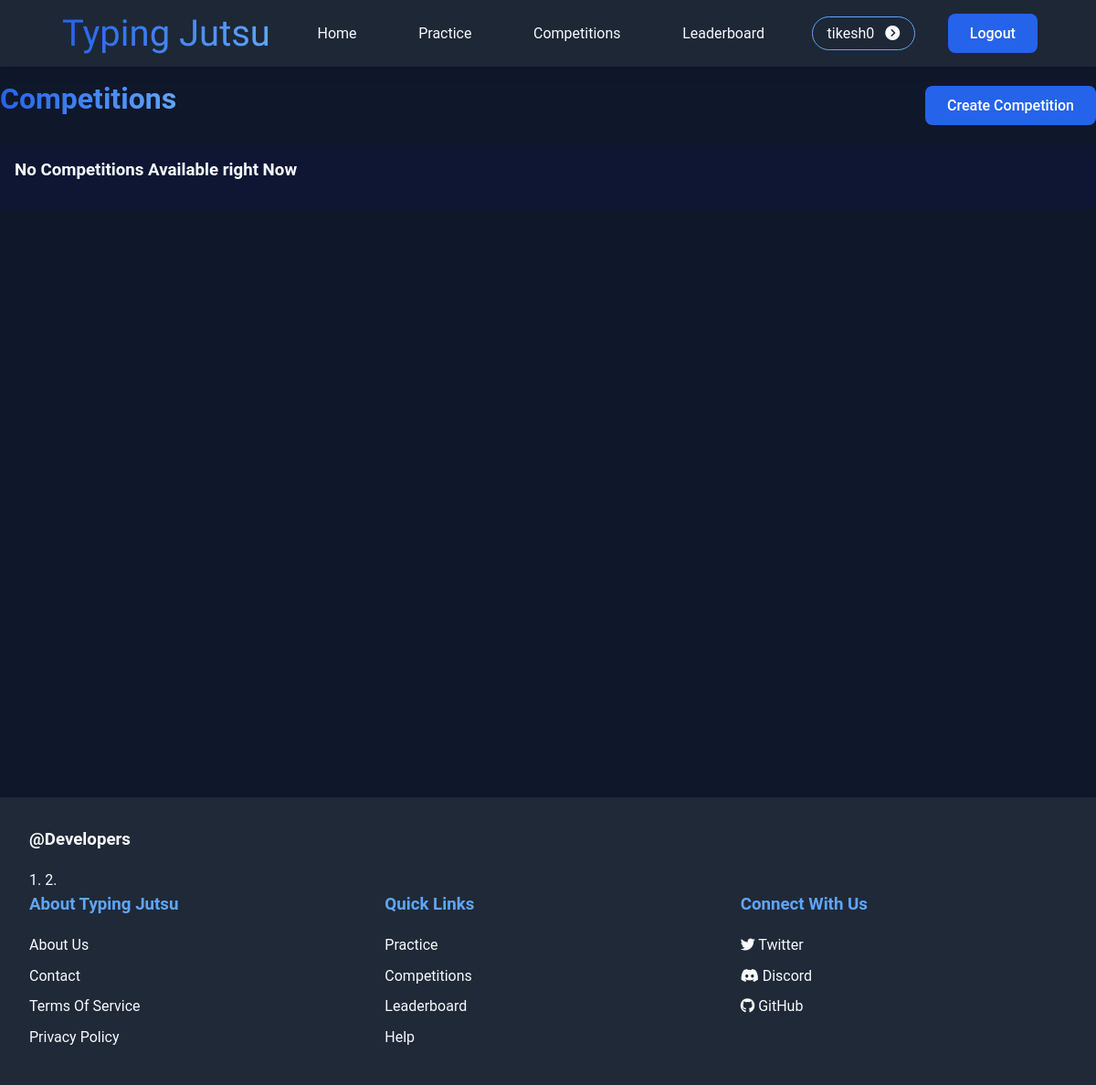
The page /competitions/ (signed in) on the database as committed earlier.
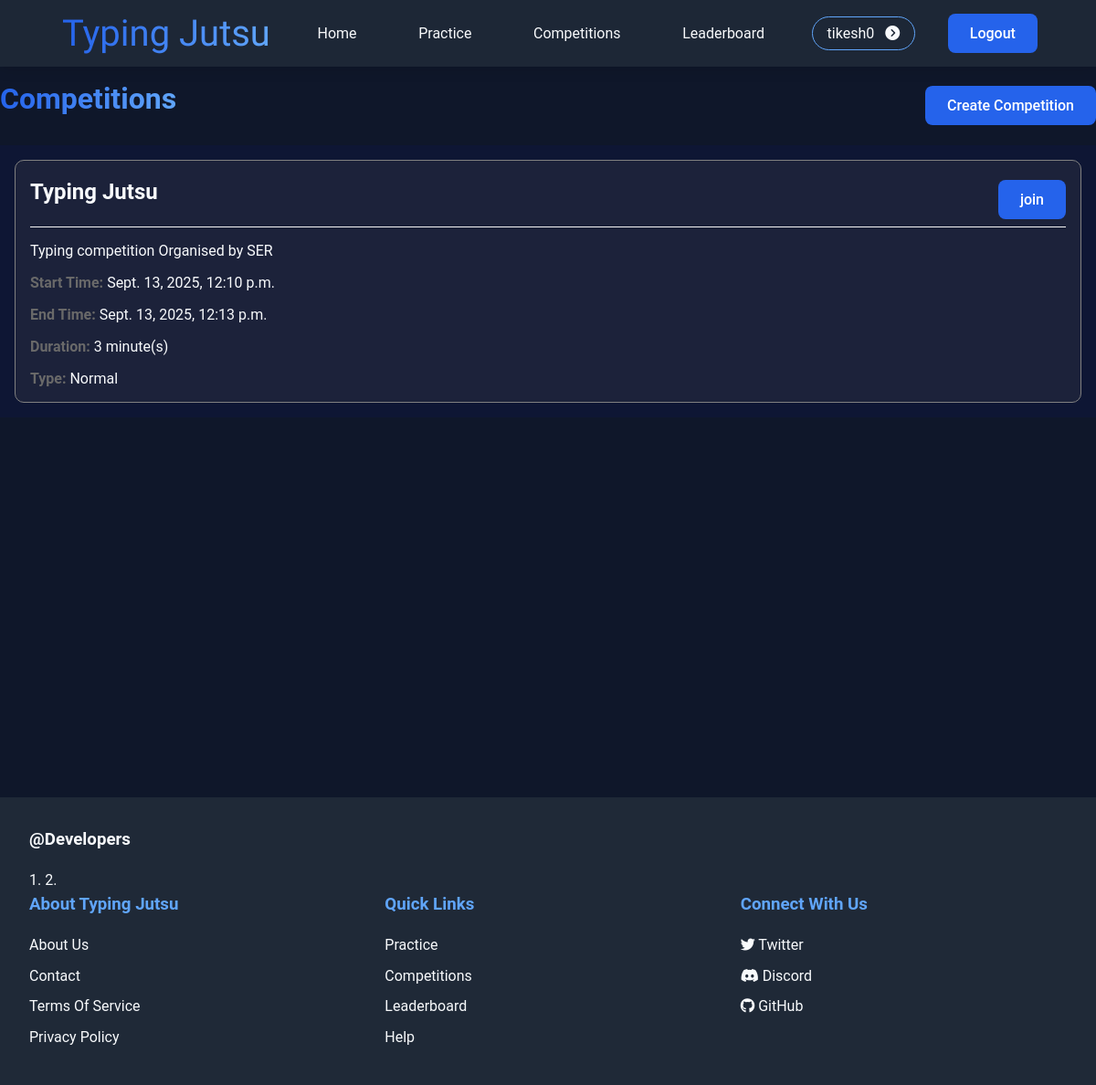
The same page on the database as committed later.
### typing_game/models.py (models this page shows, shortened)
class Organizer(models.Model):
    name = models.CharField(max_length=30)
    email = models.EmailField(max_length=40, unique=True)
    mobile_num = models.CharField(max_length=10)
    password = models.CharField(max_length=128)
    class Meta:
        db_table = 'organizers'

class Competition(models.Model):
    title = models.CharField(max_length=200)
    description = models.TextField()
    start_time = models.DateTimeField()
    duration = models.IntegerField(help_text="Duration in minutes", default=3)
    organizer = models.ForeignKey(Organizer, on_delete=models.CASCADE, related_name='competitions')
    participants = models.ManyToManyField(Participant, related_name='competitions', blank=True)
    type = models.CharField(
        max_length=15,
        choices=[('Normal','normal'), ('Reverse','reverse'), ('Jumble-Word','jumble-Word')],
        default=None
    )
    paragraphs = models.JSONField(default=list)
    expired = models.BooleanField(default=False)
    started = models.BooleanField(default=False)
    status = models.CharField(choices=[('waiting','Waiting'),('active','Active'), ( 'ended','Ended')], default='waiting')
    @property
    def end_time(self):
        return self.start_time + timedelta(minutes=self.duration)

### typing_game/views.py (the view)
# urls.py: path('competitions/', views.competitions, name='competitions'),
@login_required
def competitions(request):
    context = get_auth_context(request)
    user_id = context.get('user_id')
    user_role = context.get('user_role')
    profile_user = None
    if user_id and user_role:
        try:
            if user_role == 'participant':
                profile_user = Participant.objects.get(id=user_id)
            elif user_role == 'organizer':
                profile_user = Organizer.objects.get(id=user_id)
        except (Participant.DoesNotExist, Organizer.DoesNotExist):
            request.session.flush() # User in session not in DB, clear it.
    context['competitions'] = Competition.objects.order_by('-start_time')
    context['profile_user'] = profile_user
    return render(request, 'typing_game/competitions.html', context)

### typing_game/views.py (called while the page is built)
def get_auth_context(request):
    user_id = request.session.get('user_id')
    user_role = request.session.get('user_role')
    return {
        'is_authenticated': bool(user_id),
        'user_role': user_role,
        'user_id' : user_id,
    }

### typing_game/templates/typing_game/competitions.html (shortened to what this page needs)
{% extends 'typing_game/base.html' %}
{% block page %}
<div class="page-header">
    <h1>Competitions</h1>
    <a href="{% url 'typing_game:create_competition' %}" class="button">Create Competition</a>
</div>
<div class="competition_list_container">
    {% for competition in competitions %}
        <div class="each_competition">
            <div id="competition_header" class="page-header">
                <h2>{{competition.title}}</h2>
                {% if competition.organizer.id == profile_user.id and user_role == 'organizer' %}
                    <div class="actions">
                        <a href="{% url 'typing_game:edit_competition' competition.id %}" class="button">Edit</a>
                        <a href="{% url 'typing_game:delete_competition' competition.id %}" class="button" onclick="return confirm('Are you sure you want to delete ')">Delete</a>
                        <a href="{% url 'typing_game:activate_competition' competition.id %}" class="button" onclick="return confirm('Are you sure you want to Activate')">Activate</a>
                    </div>
                {% else %}
                    {% if competition.status == 'active' %}
                        <a href="{% url 'typing_game:join_competition' competition.id %}" class="button" onclick="return confirm('Are you sure you want to Join')">join</a>
                    {% elif competition.started %}
                        <span class="button-info">Competition is started</span>
                    {%else%}
                        <span class="button-info">Competition Not activated yet</span>
                    {%endif%}
                {% endif %}
            </div>
            <div class="each_comp_more_detail">
                <p id="description"><strong></strong>{{competition.description}}</p>
                <p><strong>Start Time: </strong>{{competition.start_time}}</p>
                <p><strong>End Time: </strong>{{competition.end_time}}</p>
                <p><strong>Duration: </strong>{{competition.duration}} minute(s)</p>
                <p><strong>Type: </strong>{{competition.type}}</p>
            </div>
        </div>
    {%empty%}
        <h3>No Competitions Available right Now</h3>
    {% endfor %}
</div>
{% endblock %}

### typing_game/templates/typing_game/base.html (shortened to what this page needs)
{% load static %}
<!DOCTYPE html>
<html lang="en">
<head>
    <link rel="stylesheet" href="https://cdnjs.cloudflare.com/ajax/libs/font-awesome/6.4.2/css/all.min.css">
    <link rel="stylesheet" href="{% static 'css/global.css' %}">
</head>
<body>
    <nav>
        <ul>
            <li>
                <div class="logoAndText">
                    <span id="logoText">Typing Jutsu</span>
                </div>
            </li>
            <li><a href="{% url 'typing_game:home' %}">Home</a></li>
            <li><a href="{% url 'typing_game:practice' %}">Practice</a></li>
            <li><a href="{% url 'typing_game:competitions' %}">Competitions</a></li>
            <li><a href="{% url 'typing_game:leaderboard' %}">Leaderboard</a></li>
            {% if is_authenticated %}
                <li>
                    <details id="profile">
                        <summary>
                            {{ request.session.user_name }} <i class="fa-solid fa-circle-chevron-right"></i>
                        </summary>
                    </details>
                </li>
                <li><a href="{% url 'typing_game:logout' %}" class="button">Logout</a></li>
            {% else %}
                <li><a href="{% url 'typing_game:login' %}" class="button">Login</a></li>
                <li><a href="{% url 'typing_game:signup' %}" class="button">Sign Up</a></li>
            {% endif %}
        </ul>
    </nav>
    <main>
        {% block page %}{% endblock %}
    </main>
    <footer>
        <div class="promotion">
            <h3>@Developers</h3>
            <span>1.<a href=""></a></span>
            <span>2. <a href=""></a></span>
        </div>
        <div class="footer-content">
            <div class="footer-section">
                <h3>About Typing Jutsu</h3>
                <ul >
                    <li><a href="">About Us</a></li>
                    <li><a href="">Contact</a></li>
                    <li><a href="{% url 'typing_game:terms' %}">Terms Of Service</a></li>
                    <li><a href="{% url 'typing_game:privacy' %}">Privacy Policy</a></li>
                </ul>
            </div>
            <div class="footer-section">
                <h3>Quick Links</h3>
                <ul>
                    <li><a href="{% url 'typing_game:practice' %}">Practice</a></li>
                    <li><a href="{% url 'typing_game:competitions' %}">Competitions</a></li>
                    <li><a href="{% url 'typing_game:leaderboard' %}">Leaderboard</a></li>
                    <li><a href="{% url 'typing_game:help' %}">Help</a></li>
                </ul>
            </div>
            <div class="footer-section">
                <h3>Connect With Us</h3>
                <ul>
                    <li><a href="#"><i class="fab fa-twitter"></i> Twitter</a></li>
                    <li><a href="#"><i class="fab fa-discord"></i> Discord</a></li>
                    <li><a href="#"><i class="fab fa-github"></i> GitHub</a></li>
                </ul>
            </div>
        </div>
    </footer>
</body>
</html>

### typing_game/static/css/global.css (style rules this page uses)
* { margin: 0; padding: 0; box-sizing: border-box; font-family: 'Roboto', Tahoma, Geneva, Verdana, sans-serif; }
:root { --primary-color: #2563eb; --secondary-color: #1e40af; --accent-color: #60a5fa; --background-color: #0f172a; --text-color: #f8fafc; --gray-800: #1f2937; --gray-700: #374151; --gray-100: #f3f4f6; }
html,body { width: 100%; height: 100%; }
body { background-color: var(--background-color); color: var(--text-color); min-height: 100vh; display: flex; justify-content: flex-start; align-items: center; flex-direction: column; }
nav { background-color: rgba(31, 41, 55, 0.95); backdrop-filter: blur(10px); width: 100%; box-shadow: 0 2px 15px rgba(0, 0, 0, 0.137); padding: 0.8em 4em; }
nav a { color: var(--text-color); text-decoration: none; padding: 0.5rem 1rem; border-radius: 0.5rem; transition: all 0.3s ease; }
main { flex: 1; max-width: 1200px; width: 100%; min-height: 100vh; height: 100%; max-height: 100%; }
h1, h2, h3, h4, h5, h6 { font-weight: 600; margin-bottom: 1rem; color: var(--text-color); }
h1 { background: linear-gradient(to right, var(--primary-color), var(--accent-color)); -webkit-background-clip: text; background-clip: text; -webkit-text-fill-color: transparent; }
.button { background-color: var(--primary-color); color: white; padding: 0.75rem 1.5rem; border-radius: 0.5rem; border: none; font-weight: 500; cursor: pointer; transition: all 0.3s ease; text-decoration: none; }
footer { background-color: var(--gray-800); padding: 2rem; margin-top: auto; line-height: 1.6; width: 100%; }
.footer-content { max-width: 1200px; margin: auto; display: grid; grid-template-columns: repeat(auto-fit, minmax(250px, 1fr)); gap: 2rem; }
.footer-section h3 { color: var(--accent-color); margin-bottom: 1rem; }
.footer-section ul { list-style: none; }
.footer-section ul li { margin-bottom: 0.5rem; }
.footer-section a { color: var(--text-color); text-decoration: none; transition: color 0.3s ease; }

### typing_game/templates/typing_game/competitions.html (style rules this page uses)
.page-header { display: flex; justify-content: space-between; align-items: center; margin: 1em 0; }

Rows that differ between the two databases and show on the page:
now on this page (row unchanged): Organizer: session.user_name "tikesh0"
added Competition: title "Typing Jutsu", status "join", description "Typing competition Organised by SER", start_time "Sept. 13, 2025, 12:10 p.m.", end_time "Sept. 13, 2025, 12:13 p.m.", duration "3", type "Normal"
Other text that changed with them:
{{ request.session.user_name }}: "tikesh0" → (not shown)
text no longer shown: "No Competitions Available right Now"
